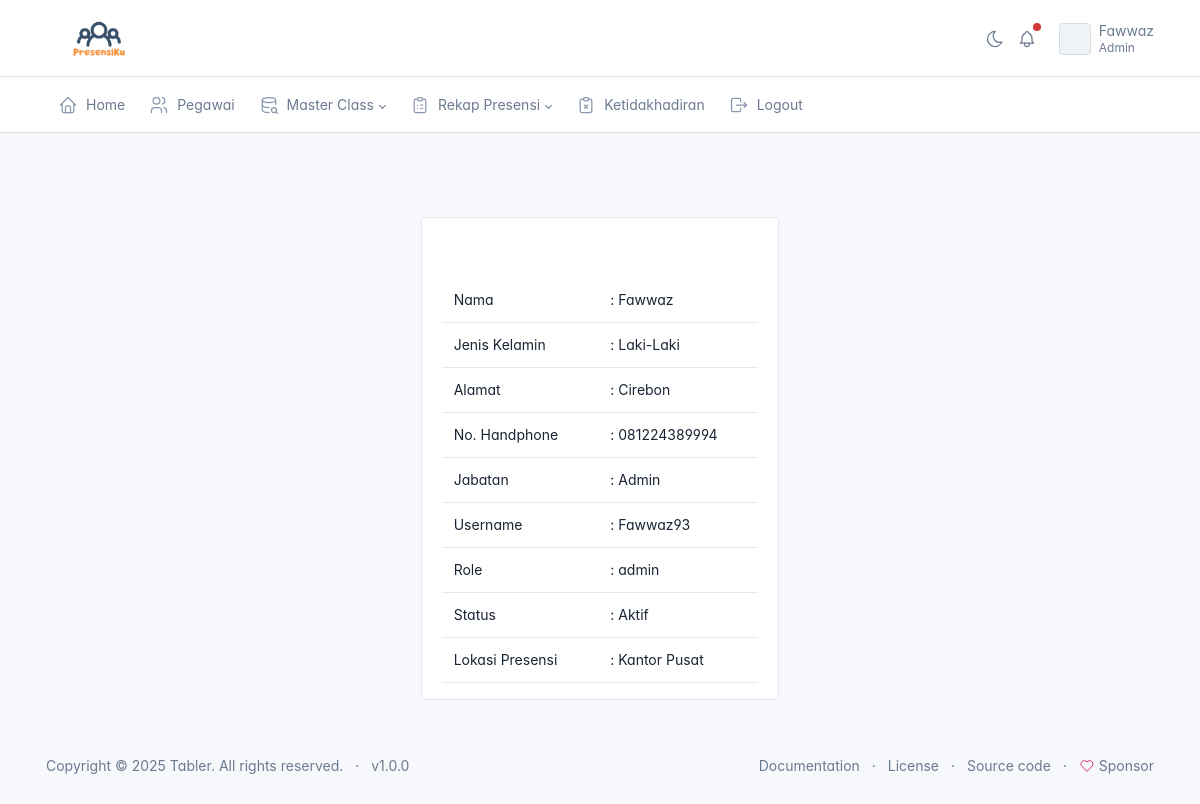
Screenshot of /admin/fitur_lainya/profile.php (signed in) with the database file from the repository.
### tables this page shows
CREATE TABLE `users` (
  `id` int(11) NOT NULL,
  `id_pegawai` int(11) NOT NULL,
  `username` varchar(225) NOT NULL,
  `password` varchar(300) NOT NULL,
  `status` varchar(20) NOT NULL,
  `role` varchar(20) NOT NULL
);

CREATE TABLE `pegawai` (
  `id` int(11) NOT NULL,
  `nip` varchar(50) NOT NULL,
  `name` varchar(200) NOT NULL,
  `jenis_kelamin` varchar(20) NOT NULL,
  `alamat` varchar(225) NOT NULL,
  `no_handphone` varchar(20) NOT NULL,
  `jabatan` varchar(100) NOT NULL,
  `lokasi_presensi` varchar(50) NOT NULL,
  `foto` varchar(225) NOT NULL
);

### admin/fitur_lainya/profile.php (the view, shortened to what this page needs)
<?php
include('../layout/header.php');
require_once('../../config.php');
$id = $_SESSION['id'];
$result = mysqli_query($connection, "SELECT users.id_pegawai, users.username, users.status, users.role, pegawai.* FROM users JOIN pegawai ON users.id_pegawai = pegawai.id WHERE pegawai.id=$id");
?>
<?php while ($pegawai = mysqli_fetch_array($result)): ?>
<div class="page-body">
    <div class="container-xl">
        <div class="row">
            <div class="col-md-4"></div>
            <div class="col-md-4">
                <div class="card">
                    <div class="card-body ">
                        <center>
                        </center>
                        <table class="table mt-4">
                            <tr>
                                <td>Nama</td>
                                <td>: <?= $pegawai['name'] ?></td>
                            </tr>
                            <tr>
                                <td>Jenis Kelamin</td>
                                <td>: <?= $pegawai['jenis_kelamin'] ?></td>
                            </tr>
                            <tr>
                                <td>Alamat</td>
                                <td>: <?= $pegawai['alamat'] ?></td>
                            </tr>
                            <tr>
                                <td>No. Handphone</td>
                                <td>: <?= $pegawai['no_handphone'] ?></td>
                            </tr>
                            <tr>
                                <td>Jabatan</td>
                                <td>: <?= $pegawai['jabatan'] ?></td>
                            </tr>
                            <tr>
                                <td>Username</td>
                                <td>: <?= $pegawai['username'] ?></td>
                            </tr>
                            <tr>
                                <td>Role</td>
                                <td>: <?= $pegawai['role'] ?></td>
                            </tr>
                            <tr>
                                <td>Status</td>
                                <td>: <?= $pegawai['status'] ?></td>
                            </tr>
                            <tr>
                                <td>Lokasi Presensi</td>
                                <td>: <?= $pegawai['lokasi_presensi'] ?></td>
                            </tr>
                        </table>
                    </div>
                </div>
            </div>
            <div class="col-md-4"></div>
        </div>
    </div>
</div>
<?php endwhile; ?>
<?php include('../layout/footer.php'); ?>

### rows the page displays
users: id_pegawai.name "Fawwaz", id_pegawai.jenis_kelamin "Laki-Laki", id_pegawai.alamat "Cirebon", id_pegawai.no_handphone "081224389994", id_pegawai.jabatan "Admin", username "Fawwaz93", role "admin", status "Aktif", id_pegawai.lokasi_presensi "Kantor Pusat"

### other values shown
$_SESSION['name'] "Fawwaz"
$_SESSION['jabatan'] "Admin"
